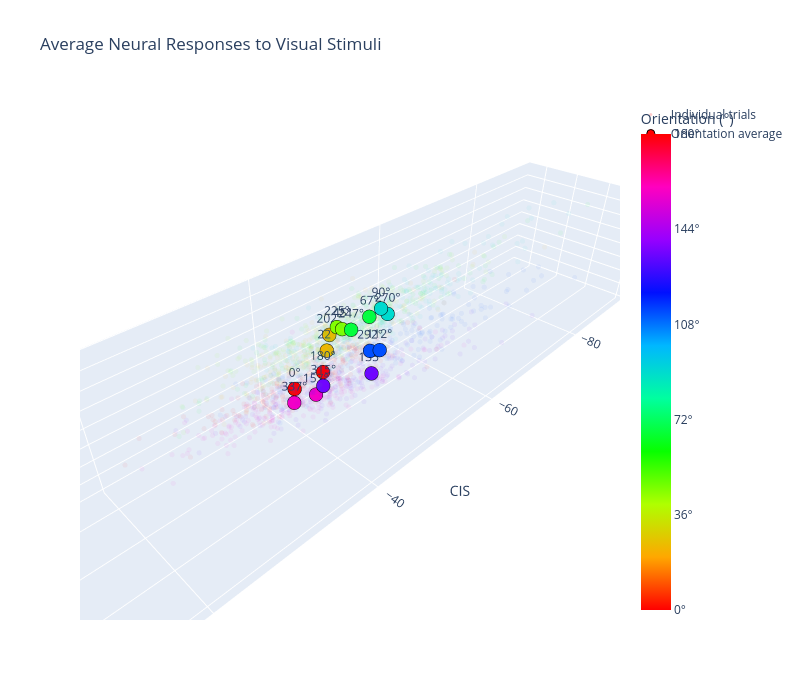

This figure's notebook cell:
### Code cell
import plotly.graph_objects as go
from sklearn.decomposition import PCA
from sklearn.discriminant_analysis import LinearDiscriminantAnalysis as LDA

# Compute 3-axis projection: [CIS, PC1, PC2]
X = sum_responses.sum(axis=-1)             # (n_orientations, n_neurons)  -- per-orientation averages
mean_vec = X.mean(axis=0, keepdims=True)


# 1. Extract raw trial counts and labels to fit LDA
vis_window_samples = (600 * SAMPLE_RATE) // 1000
trial_raw_counts = []
trial_labels = []

for orientation in visual_orientation_degs:
    trial_times = visual_trial_df[visual_trial_df['orientation'] == orientation]['timestamp'].values[:N_VIS_TRIALS]
    for t_time in trial_times:
        trial_spikes = visual_spikes[(visual_spikes['timestamp'] >= t_time) &
                                     (visual_spikes['timestamp'] <  t_time + vis_window_samples)]
        x_trial = np.zeros(n_neurons)
        if not trial_spikes.empty:
            counts = trial_spikes.groupby('neuron_id').size()
            for nid, c in counts.items():
                if nid in neuron_to_idx:
                    x_trial[neuron_to_idx[nid]] = c
        trial_raw_counts.append(x_trial)
        trial_labels.append(orientation)

trial_raw_counts = np.array(trial_raw_counts)
trial_labels = np.array(trial_labels)

# 2. Fit LDA to visual trials
# LDA requires categorical labels, so we map orientations to strings
lda_labels = trial_labels.astype(str)

# (Using n_components=2 to match PC plot)
lda = LDA(n_components=2)
lda.fit(trial_raw_counts, lda_labels)

if mode == "pca":
    pca3 = PCA(n_components=2)
    pca3.fit(X)
    proj, _ = np.linalg.qr(np.array([
        mean_vec[0],
        pca3.components_[0],
        pca3.components_[1],
    ]).T)        
    print ("PCA explained variance ratio:", pca3.explained_variance_ratio_)
elif mode == "lda":
    proj, _ = np.linalg.qr(np.array([
        mean_vec[0],
        lda.scalings_[:, 0],
        lda.scalings_[:, 1],
    ]).T)
    print ("LDA explained variance ratio:", lda.explained_variance_ratio_)
else:
    raise ValueError(f"Unknown mode: {mode}")

coords = X @ proj                           # (n_orientations, 3)  -- averaged points

# ---- Per-trial points: spike counts per (orientation, trial) summed over time bins ----
trial_coords = []     # (n_orient * n_trials, 3)
trial_doubled = []    # color matches its orientation
for o_idx, orientation in enumerate(visual_orientation_degs):
    trial_times = visual_trial_df[visual_trial_df['orientation'] == orientation]['timestamp'].values[:N_VIS_TRIALS]
    for t_time in trial_times:
        trial_spikes = visual_spikes[(visual_spikes['timestamp'] >= t_time) &
                                     (visual_spikes['timestamp'] <  t_time + WINDOW_LEN)]
        x_trial = np.zeros(n_neurons)
        if not trial_spikes.empty:
            counts = trial_spikes.groupby('neuron_id').size()
            for nid, c in counts.items():
                if nid in neuron_to_idx:
                    x_trial[neuron_to_idx[nid]] = c
        trial_coords.append(x_trial @ proj)
        trial_doubled.append((int(orientation) * 2) % 360)
trial_coords = np.array(trial_coords)
trial_doubled = np.array(trial_doubled)

doubled = (np.array(visual_orientation_degs) * 2) % 360

fig = go.Figure()

# Per-trial scatter (low alpha)
fig.add_trace(go.Scatter3d(
    x=trial_coords[:, 0], y=trial_coords[:, 1], z=trial_coords[:, 2],
    mode='markers',
    marker=dict(size=3, color=trial_doubled, colorscale='HSV',
                cmin=0, cmax=360, opacity=0.05,
                line=dict(width=0)),
    name='Individual trials',
    hovertemplate='trial<extra></extra>',
    showlegend=True,
))

# Orientation-average scatter (full opacity, on top)
fig.add_trace(go.Scatter3d(
    x=coords[:, 0], y=coords[:, 1], z=coords[:, 2],
    mode='markers+text',
    marker=dict(size=8, color=doubled, colorscale='HSV',
                cmin=0, cmax=360,
                colorbar=dict(
                    title='Orientation (°)',
                    tickvals=np.arange(0, 361, 72),
                    ticktext=[f'{int(v/2)}°' for v in np.arange(0, 361, 72)],
                ),
                line=dict(color='black', width=1)),
    text=[f'{int(o)}°' for o in visual_orientation_degs],
    textposition='top center',
    name='Orientation average',
))
if mode == "pca":
    fig.update_layout(title='Average Neural Responses to Visual Stimuli (PCA Projection)')
    fig.update_layout(
    title='Average Neural Responses to Visual Stimuli',
    scene=dict(xaxis_title='CIS', yaxis_title='PC1', zaxis_title='PC2',
               aspectmode='data'),
    width=800, height=700,
)
elif mode == "lda":
    fig.update_layout(title='Average Neural Responses to Visual Stimuli (LDA Projection)')
    fig.update_layout(
    title='Average Neural Responses to Visual Stimuli',
    scene=dict(xaxis_title='CIS', yaxis_title='LDA1', zaxis_title='LDA2',
               aspectmode='data'),
    width=800, height=700,  
)
fig.show()

### Figure 1 — Plotly figure (JSON) as saved in the notebook; plotly's stock layout.template omitted (floating-point values rounded to 4 significant figures; data arrays with more than 128 entries replaced by an {"elided": "..."} marker saying what was removed)
{"data": [{"hovertemplate": "trial<extra></extra>", "marker": {"cmax": 360, "cmin": 0, "color": {"elided": "1600 int values"}, "colorscale": [[0, "#ff0000"], [0.1111, "#ffa700"], [0.2222, "#afff00"], [0.3333, "#08ff00"], [0.4444, "#00ff9f"], [0.5556, "#00b7ff"], [0.6667, "#0010ff"], [0.7778, "#9700ff"], [0.8889, "#ff00bf"], [1, "#ff0000"]], "line": {"width": 0}, "opacity": 0.05, "size": 3}, "mode": "markers", "name": "Individual trials", "showlegend": true, "type": "scatter3d", "x": {"elided": "1600 float values"}, "y": {"elided": "1600 float values"}, "z": {"elided": "1600 float values"}}, {"marker": {"cmax": 360, "cmin": 0, "color": [0, 45, 90, 135, 180, 225, 270, 315, 0, 45, 90, 135, 180, 225, 270, 315], "colorbar": {"ticktext": ["0°", "36°", "72°", "108°", "144°", "180°"], "tickvals": [0, 72, 144, 216, 288, 360], "title": {"text": "Orientation (°)"}}, "colorscale": [[0, "#ff0000"], [0.1111, "#ffa700"], [0.2222, "#afff00"], [0.3333, "#08ff00"], [0.4444, "#00ff9f"], [0.5556, "#00b7ff"], [0.6667, "#0010ff"], [0.7778, "#9700ff"], [0.8889, "#ff00bf"], [1, "#ff0000"]], "line": {"color": "black", "width": 1}, "size": 8}, "mode": "markers+text", "name": "Orientation average", "text": ["0°", "22°", "45°", "67°", "90°", "112°", "135°", "157°", "180°", "202°", "225°", "247°", "270°", "292°", "315°", "337°"], "textposition": "top center", "type": "scatter3d", "x": [-39.67, -45.84, -47.87, -50.04, -50.83, -47.77, -46.81, -41.02, -43.77, -47.28, -47.61, -47.29, -51.29, -47.27, -41.3, -38.51], "y": [-1.146, -2.669, -2.259, -0.1646, 0.8273, 3.559, 3.342, 0.7282, -1.097, -3.757, -2.837, -0.2653, 1.406, 2.617, 1.607, 0.1073], "z": [-2.398, -1.176, 0.9548, 2.536, 3.679, 0.9676, -1.724, -2.866, -2.277, -0.2375, 1.081, 2.028, 3.04, 0.6578, -1.366, -2.897]}], "layout": {"height": 700, "scene": {"aspectmode": "data", "xaxis": {"title": {"text": "CIS"}}, "yaxis": {"title": {"text": "LDA1"}}, "zaxis": {"title": {"text": "LDA2"}}}, "title": {"text": "Average Neural Responses to Visual Stimuli"}, "width": 800}}
